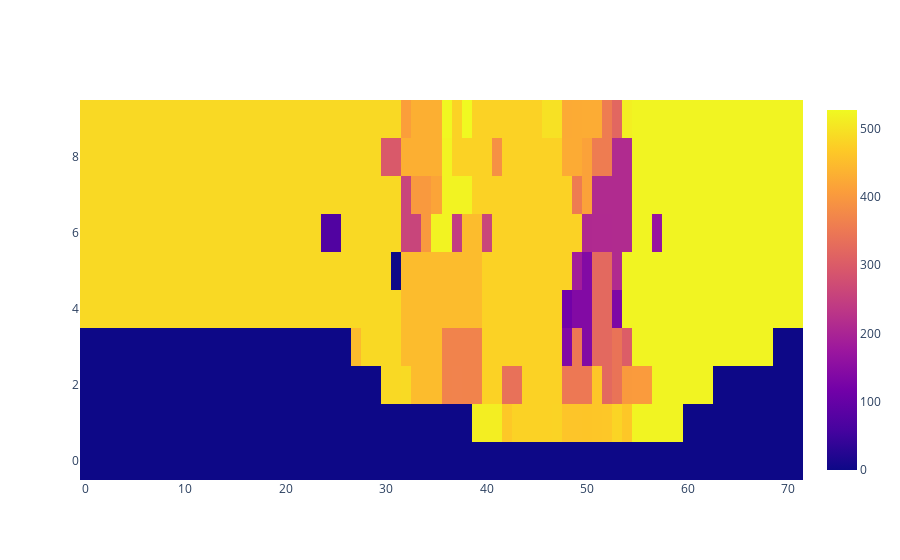

Here is the notebook cell this chart was saved with:
### Code cell
from sklearn.neighbors import KDTree, BallTree

def find_set(uf, a):
    if uf[a] != a:
        uf[a] = find_set(uf, uf[a])
    return uf[a]

def union_set(uf, a, b):
    if find_set(uf, a) != find_set(uf, b):
        uf[find_set(uf, a)] = uf[b]

print(len(unit_of_int))
tree = KDTree(unit_of_int, leaf_size=5)   
clss = [x for x in range(len(unit_of_int))]  

dist, ind = tree.query(unit_of_int, k=4, sort_results=True)  
for idx, unit in enumerate(unit_of_int):
    prob_unit = final_space[unit] / sum(final_space[unit])
    d_i = dist[idx]
    ind_i = ind[idx]
    for i in range(4):
        if d_i[i] > 1:
            continue
        cell = unit_of_int[ind_i[i]]
        prob_ngbr = final_space[cell] / sum(final_space[cell])
        if np.linalg.norm(prob_unit - prob_ngbr) < 0.05:
            union_set(clss, idx, ind_i[i])
# print(clss)
core = []
u = np.unique([find_set(clss, i) for i in range(len(clss))])
print(u)
a = np.full(space_shape, u[0]-1)
for i, unit in enumerate(unit_of_int):
    a[unit] = find_set(clss, i)

fig = go.Figure(data=go.Heatmap(z=a))
fig.show()

### Figure 1 — Plotly figure (JSON) as saved in the notebook; plotly's stock layout.template omitted (floating-point values rounded to 4 significant figures; data arrays with more than 128 entries replaced by an {"elided": "..."} marker saying what was removed)
{"data": [{"type": "heatmap", "z": {"elided": "10x72 int values"}}], "layout": {}}
